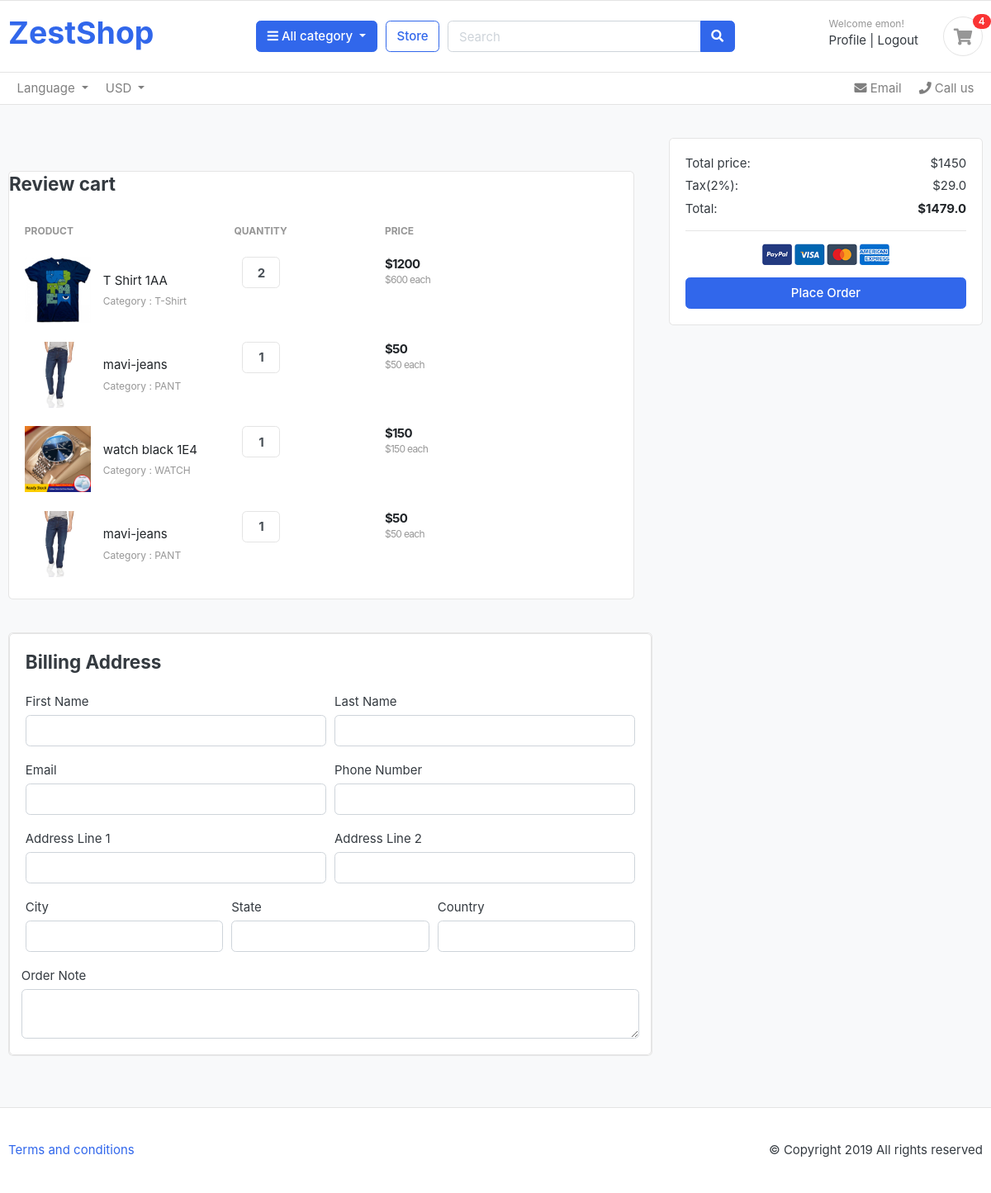
The app's page /order/place_order/ (signed in) with its own data.
### cart/models.py (models this page shows, shortened)
class CartItem(models.Model) :
    product = models.ForeignKey(Product , on_delete=models.CASCADE)
    cart = models.ForeignKey(Cart , on_delete= models.CASCADE , null= True)
    quantity = models.IntegerField()
    is_active = models.BooleanField(default=True)
    user = models.ForeignKey(User , on_delete=models.CASCADE , null=True)
    def sub_calculte(self) :
        return self.product.price * self.quantity

### category/models.py (models this page shows, shortened)
class Product(models.Model) :
    product_name = models.CharField(max_length=100 , unique= True)
    slug = models.SlugField(max_length=255 , unique=True)
    description = models.TextField(max_length=500 , blank = True)
    price = models.IntegerField()
    image = models.ImageField(upload_to='photos/products')
    stock = models.IntegerField()
    is_available = models.BooleanField(default=True)
    category = models.ForeignKey(Category,on_delete=models.CASCADE)
    created_date = models.DateTimeField(auto_now_add=True)
    modified_date = models.DateTimeField(auto_now=True)

class Category(models.Model) :
    category_name = models.CharField(max_length=50 , unique= True)
    slug = models.SlugField(max_length=100 , unique= True)
    description = models.TextField(max_length=255 , blank=True)
    cat_image = models.ImageField(upload_to='photos/categories' , blank=True)
    def __str__(self) :
        return self.category_name

### orders/views.py (the view, shortened to what this page needs)
# urls.py: path('place_order/',views.place_order , name='place_order'), #order
def place_order(request) :
    print(request.POST)
    cart_item = None
    tax = 0
    total = 0
    grand_total = 0
    if request.user.is_authenticated :
        print('order form fill up')
        cart_item = CartItem.objects.filter(user = request.user)
        if cart_item.count() < 1 :
            return redirect('store')
        for item in cart_item :
            total += item.product.price * item.quantity
        tax = (2*total)/100 # 2% vat
        grand_total = total + tax
        return render(request , 'orders/place-order.html' , {'cart_item' : cart_item ,
                                                'total': total, 'tax':tax,
                                                'grand_total' : grand_total ,})
    else :
        return redirect('signin')

### zestshop/context_processors.py (called while the page is built)
def cart_items(request):
    session_id = request.session.session_key
    cart_item = None
    if request.user.is_authenticated:
        cart_item = CartItem.objects.filter(user=request.user)
    else:
        cart_id = Cart.objects.filter(cart_id=session_id).exists()
        if cart_id:
            modelid = Cart.objects.get(cart_id=session_id)
            cart_item = CartItem.objects.filter(cart=modelid)
    return {'cart_item': cart_item}

def category_name(request) :
    categories = Category.objects.all()
    return {'categories': categories}

### orders/templates/orders/place-order.html (shortened to what this page needs)
{% extends "base.html" %}
{% load static %}
{% block navbar %}
<body>
	<header class="section-header">
		<nav class="navbar p-md-0 navbar-expand-sm navbar-light border-bottom">
			<div class="container">
				<div class="collapse navbar-collapse" id="navbarTop4">
					<ul class="navbar-nav mr-auto">
						<li class="nav-item dropdown">
							<a href="#" class="nav-link dropdown-toggle" data-toggle="dropdown"> Language </a>
						</li>
						<li class="nav-item dropdown">
							<a href="#" class="nav-link dropdown-toggle" data-toggle="dropdown"> USD </a>
						</li>
					</ul>
					<ul class="navbar-nav">
						<li><a href="#" class="nav-link"> <i class="fa fa-envelope"></i> Email </a></li>
						<li><a href="#" class="nav-link"> <i class="fa fa-phone"></i> Call us </a></li>
					</ul>
				</div>
			</div>
		</nav>
	</header>
	<section class="section-content padding-y bg">
		<div class="container">
			<div class="row">
				<main class="col-md-8">
					<section class="section-content padding-y bg">
						<div class="container">
							<div class="row">
								<aside class="col-lg-18">
									<div class="card">
										<table class="table table-borderless table-shopping-cart">
											<thead class="text-muted">
												<tr class="small text-uppercase">
													<h4 class="card-title mb-4">Review cart</h4>
													<th scope="col">Product</th>
													<th scope="col" width="120">Quantity</th>
													<th scope="col" width="120">Price</th>
													<th scope="col" class="text-right" width="200"></th>
												</tr>
											</thead>
											<tbody>
												{% for item in cart_item %}
												<tr>
													<td>
														<figure class="itemside align-items-center">
															<div class="aside">
																<img src="{{ item.product.image.url }}"
																	class="img-sm" />
															</div>
															<figcaption class="info">
																<a href="#" class="title text-dark">{{item.product.product_name }}</a>
																<p class="text-muted small">
																	Category : {{item.product.category}}
																</p>
															</figcaption>
														</figure>
													</td>
													<td>
														<div class="col">
															<div class="input-group input-spinner">
																<input type="text" class="form-control"
																	value="{{item.quantity}}" />
															</div>
														</div>
													</td>
													<td>
														<div class="price-wrap">
															<var class="price">${{item.sub_calculte}}</var>
															<small class="text-muted"> ${{item.product.price}} each
															</small>
														</div>
													</td>
												</tr>
												{% endfor %}
											</tbody>
										</table>
									</div>
								</aside>
							</div>
						</div>
					</section>
					<article class="card mb-4">
						<div class="card">
							<div class="card-body">
								<h4 class="card-title mb-4">Billing Address</h4>
				<form action="" method="POST">
									<div class="form-row">
										<div class="col form-group">
											<label for="">First Name</label>
											<input type="text" name="first_name" class="form-control" required>
										</div>
										<div class="col form-group">
											<label for="">Last Name</label>
											<input type="text" name="last_name" class="form-control" required>
										</div>
									</div>
									<div class="form-row">
										<div class="col form-group">
											<label for="">Email</label>
											<input type="email" name="email" class="form-control" required>
										</div>
										<div class="col form-group">
											<label for="">Phone Number</label>
											<input type="text" name="phone" class="form-control" required>
										</div>
									</div>
									<div class="form-row">
										<div class="col form-group">
											<label for="">Address Line 1</label>
											<input type="text" name="address_line1" class="form-control" required>
										</div>
										<div class="col form-group">
											<label for="">Address Line 2</label>
											<input type="text" name="address_line2" class="form-control">
										</div>
									</div>
									<div class="form-row">
										<div class="col form-group">
											<label for="">City</label>
											<input type="text" name="city" class="form-control" required>
										</div>
										<div class="col form-group">
											<label for="">State</label>
											<input type="text" name="state" class="form-control" required>
										</div>
										<div class="col form-group">
											<label for="">Country</label>
											<input type="text" name="country" class="form-control" required>
										</div>
									</div>
									<div class="form-row">
										<label for="">Order Note</label>
										<textarea name="order_note" rows="2" class="form-control"></textarea>
									</div>
							</div>
						</div>
					</article>
				</main>
				<aside class="col-md-4">
					<div class="card">
						<div class="card-body">
							<dl class="dlist-align">
								<dt>Total price:</dt>
								<dd class="text-right">${{total}}</dd>
							</dl>
							<dl class="dlist-align">
								<dt>Tax(2%):</dt>
								<dd class="text-right"> ${{tax}}</dd>
							</dl>
							<dl class="dlist-align">
								<dt>Total:</dt>
								<dd class="text-right text-dark b"><strong>${{grand_total}}</strong></dd>
							</dl>
							<hr>
							<p class="text-center mb-3">
								<img src="{% static './images/misc/payments.png' %}" height="26">
							</p>
							<button type="submit" class="btn btn-primary btn-block" > Place Order </button>
						</div>
					</div>
				</aside>
			</div>
		</div>
	</section>
	{% endblock navbar %}

### templates/base.html (shortened to what this page needs)
<!DOCTYPE html>
{% load static %}
<html lang="en">
<head>
  <link href="{% static 'css/bootstrap.css' %}" rel="stylesheet" type="text/css" />
  <link href="{% static 'fonts/fontawesome/css/all.min.css' %}" type="text/css" rel="stylesheet" />
  <link href="{% static 'css/ui.css' %}" rel="stylesheet" type="text/css" />
  <link href="{% static 'css/responsive.css' %}" rel="stylesheet" media="only screen and (max-width: 1200px)" />
  <link href="{% static 'css/bootstrap.css' %}" rel="stylesheet" type="text/css" />
  <link href="{% static 'fonts/fontawesome/css/all.min.css' %}" type="text/css" rel="stylesheet" />
  <link href="{% static 'css/ui.css' %}" rel="stylesheet" type="text/css" />
  <link href="{% static 'css/responsive.css' %}" rel="stylesheet" media="only screen and (max-width: 1200px)" />
  <link href="{% static 'css/bootstrap.css' %}" rel="stylesheet" type="text/css" />
  <link href="{% static 'fonts/fontawesome/css/all.min.css' %}" type="text/css" rel="stylesheet" />
  <link href="{% static 'css/ui.css' %}" rel="stylesheet" type="text/css" />
  <link href="{% static 'css/responsive.css' %}" rel="stylesheet" media="only screen and (max-width: 1200px)" />
  <link href="{% static 'css/bootstrap.css' %}" rel="stylesheet" type="text/css" />
  <link href="{% static 'fonts/fontawesome/css/all.min.css' %}" type="text/css" rel="stylesheet" />
  <link href="{% static 'css/ui.css' %}" rel="stylesheet" type="text/css" />
  <link href="{% static 'css/responsive.css' %}" rel="stylesheet" media="only screen and (max-width: 1200px)" />
  <link href="{% static 'css/bootstrap.css' %}" rel="stylesheet" type="text/css" />
  <link href="{% static 'fonts/fontawesome/css/all.min.css' %}" type="text/css" rel="stylesheet" />
  <link href="{% static 'css/ui.css' %}" rel="stylesheet" type="text/css" />
  <link href="{% static 'css/responsive.css' %}" rel="stylesheet" media="only screen and (max-width: 1200px)" />
</head>
<body>
  <header class="section-header">
    <section class="header-main border-bottom">
      <div class="container">
        <div class="row align-items-center">
          <div class="col-md-3 col-6">
            <a href="{% url 'home' %}" class="brand-wrap">
              <h1>ZestShop</h1>
            </a>
          </div>
          <div class="col-lg col-sm col-md col-6 flex-grow-0">
            <div class="category-wrap dropdown d-inline-block float-right">
              <button type="button" class="btn btn-primary dropdown-toggle" data-toggle="dropdown">
                <i class="fa fa-bars"></i> All category
              </button>
            </div>
          </div>
          <a href="{% url 'store' %}" class="btn btn-outline-primary">Store</a>
          <div class="col-lg col-md-6 col-sm-12 col">
            <form action="{% url 'search' %}" method="get" class="search">
              <div class="input-group w-100">
                  <input type="text" name="query" class="form-control" style="width: 60%" placeholder="Search" />
                  <div class="input-group-append">
                      <button class="btn btn-primary" type="submit">
                          <i class="fa fa-search"></i>
                      </button>
                  </div>
              </div>
          </form>
        </div>
          <div class="col-lg-3 col-sm-6 col-8 order-2 order-lg-3">
            <div class="d-flex justify-content-end mb-3 mb-lg-0">
              {% if user.is_authenticated %}
              <div class="widget-header">
                <small class="title text-muted">Welcome {{request.user.username}}!</small>
                <div>
                  <a href="{% url 'profile' %}"> Profile </a>
                  <span class="dark-transp"> | </span>
                  <a href="{% url 'logout' %}"> Logout </a>
                </div>
              </div>
              {% endif %}
              <a href="{% url 'cart' %}" class="widget-header pl-3 ml-3">
                <div class="icon icon-sm rounded-circle border">
                  <i class="fa fa-shopping-cart"></i>
                </div>
                <span class="badge badge-pill badge-danger notify">{{cart_item|length}}</span>
              </a>
            </div>
          </div>
        </div>
      </div>
    </section>
  </header>
  {% block navbar %}
  {% endblock navbar %}
  <footer class="section-footer border-top padding-y">
    <div class="container">
      <p class="float-md-right">&copy Copyright 2019 All rights reserved</p>
      <p>
        <a href="#">Terms and conditions</a>
      </p>
    </div>
  </footer>

### static/css/ui.css (style rules this page uses)
html { font-family: "Inter", sans-serif; font-size: 15px; }
.price-wrap { letter-spacing: -0.7px; }
.icon-xs, .icon-sm, .icon-md, .icon-lg { display: inline-block; text-align: center; flex-shrink: 0; flex-grow: 0; }
.icon-sm { width: 48px; height: 48px; line-height: 48px !important; font-size: 20px; }
.img-xs, .img-sm, .img-md, .img-lg { -o-object-fit: cover; object-fit: cover; flex-shrink: 0; flex-grow: 0; }
.img-sm { width: 80px; height: 80px; }
.padding-y { padding-top: 40px; padding-bottom: 40px; }
var { font-style: normal; }
figure { margin-bottom: 0; }
article:after, .form-group:after { display: block; clear: both; content: ""; }
.bg { background-color: #f8f9fa; }
.b { font-weight: 600; }
p:last-child { margin-bottom: 0; }
.header-main { position: relative; padding-top: 1rem; padding-bottom: 1rem; }
.widget-header { display: inline-block; vertical-align: middle; position: relative; }
.widget-header a { color: #343a40; }
.widget-header i { color: #969696; }
.widget-header .title { display: block; }
.widget-header .notify { position: absolute; top: -3px; right: -10px; }
.itemside { position: relative; display: flex; width: 100%; }
.itemside .aside { position: relative; flex-shrink: 0; }
.itemside .info { padding-left: 15px; padding-right: 7px; }
.itemside p { margin-bottom: 0; }
.itemside .title { display: block; margin-bottom: 5px; color: #212529; }
[class*=dlist-] { margin-bottom: 5px; }
[class*=dlist-] dd { margin-bottom: 0; }
.dlist-align { display: flex; }
.dlist-align dt { width: 150px; word-wrap: break-word; font-weight: normal; }
.dlist-align dd { flex-grow: 1; }
.notify { position: absolute; top: -4px; right: -10px; display: inline-block; padding: 0.25em 0.6em; font-size: 12px; line-height: 1; text-align: center; border-radius: 3rem; color: #fff; background-color: #fa3434; }
.price { font-weight: 600; color: #212529; }
.input-spinner { width: 125px; flex-wrap: nowrap; display: inline-flex; vertical-align: middle; }
.input-spinner input.form-control { text-align: center; max-width: 46px; font-weight: bold; flex-basis: 46px; border-color: #e4e4e4; flex-grow: 0; }
.table-shopping-cart.table td, .table-shopping-cart.table th { padding-left: 1.25rem; padding-right: 1.25rem; }
.table-shopping-cart .price-wrap { line-height: 1.2; }
.table-shopping-cart .price { font-weight: bold; margin-right: 5px; display: block; }

### records on screen
CartItem: product.image (picture), product.product_name "T Shirt 1AA", product.category "T-Shirt", quantity "2", sub_calculte "1200", product.price "600"
CartItem: product.image (picture), product.product_name "mavi-jeans", product.category "PANT", quantity "1", sub_calculte "50", product.price "50"
CartItem: product.image (picture), product.product_name "watch black 1E4", product.category "WATCH", quantity "1", sub_calculte "150", product.price "150"
CartItem: product.image (picture), product.product_name "mavi-jeans", product.category "PANT", quantity "1", sub_calculte "50", product.price "50"

### other values on screen
{{ request.user.username }} "emon"
{{ cart_item|length }} "4"
{{ total }} "1450"
{{ tax }} "29.0"
{{ grand_total }} "1479.0"
